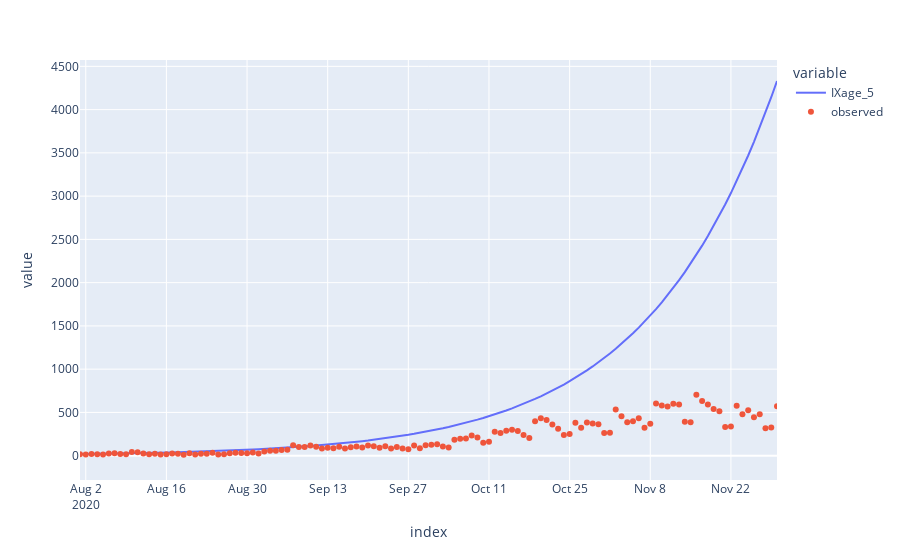

The code cell stored with this chart in its notebook:
### Code cell
plot_start_date = datetime(2020, 8, 1)
analysis_end_date = datetime(2020, 11, 30)

plot= map_res["IXage_5"].plot()
# plot = total_cases_pred.plot()
plot.update_xaxes(range=(plot_start_date, analysis_end_date))
plot.add_trace(go.Scatter(x=df.loc["05_09"].index, y=df.loc["05_09"]["cases"], mode='markers', name='observed'))
# plot.add_trace(go.Scatter(x=total_cases.index, y=total_cases["cases"], mode='markers', name='total_cases'))

### Figure 1 — Plotly figure (JSON) as saved in the notebook; plotly's stock layout.template omitted (floating-point values rounded to 4 significant figures; data arrays with more than 128 entries replaced by an {"elided": "..."} marker saying what was removed)
{"data": [{"hovertemplate": "variable=IXage_5<br>index=%{x}<br>value=%{y}<extra></extra>", "legendgroup": "IXage_5", "line": {"color": "#636efa", "dash": "solid"}, "marker": {"symbol": "circle"}, "mode": "lines", "name": "IXage_5", "orientation": "v", "showlegend": true, "type": "scatter", "x": {"elided": "183 str values"}, "xaxis": "x", "y": {"elided": "183 float values"}, "yaxis": "y"}, {"mode": "markers", "name": "observed", "type": "scatter", "x": {"elided": "214 str values"}, "y": {"elided": "214 int values"}}], "layout": {"legend": {"title": {"text": "variable"}, "tracegroupgap": 0}, "margin": {"t": 60}, "xaxis": {"anchor": "y", "domain": [0, 1], "range": ["2020-08-01T00:00:00", "2020-11-30T00:00:00"], "title": {"text": "index"}}, "yaxis": {"anchor": "x", "domain": [0, 1], "title": {"text": "value"}}}}
